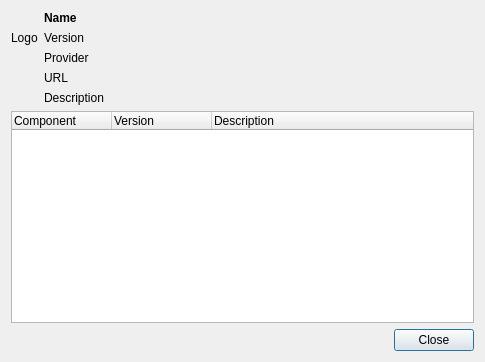
<?xml version="1.0" encoding="UTF-8"?>
<ui version="4.0">
 <class>AboutDialog</class>
 <widget class="QDialog" name="AboutDialog">
  <property name="geometry">
   <rect>
    <x>0</x>
    <y>0</y>
    <width>485</width>
    <height>362</height>
   </rect>
  </property>
  <property name="windowTitle">
   <string>About</string>
  </property>
  <layout class="QVBoxLayout" name="verticalLayout_3">
   <item>
    <layout class="QHBoxLayout" name="horizontalLayout_2">
     <item>
      <layout class="QVBoxLayout" name="verticalLayout_2">
       <item>
        <widget class="QLabel" name="labelLogo">
         <property name="sizePolicy">
          <sizepolicy hsizetype="Preferred" vsizetype="Preferred">
           <horstretch>0</horstretch>
           <verstretch>0</verstretch>
          </sizepolicy>
         </property>
         <property name="text">
          <string>Logo</string>
         </property>
         <property name="margin">
          <number>5</number>
         </property>
        </widget>
       </item>
       <item>
        <spacer name="verticalSpacer">
         <property name="orientation">
          <enum>Qt::Vertical</enum>
         </property>
         <property name="sizeType">
          <enum>QSizePolicy::Ignored</enum>
         </property>
         <property name="sizeHint" stdset="0">
          <size>
           <width>20</width>
           <height>40</height>
          </size>
         </property>
        </spacer>
       </item>
      </layout>
     </item>
     <item>
      <layout class="QVBoxLayout" name="verticalLayout">
       <item>
        <widget class="QLabel" name="labelName">
         <property name="sizePolicy">
          <sizepolicy hsizetype="Expanding" vsizetype="Preferred">
           <horstretch>0</horstretch>
           <verstretch>0</verstretch>
          </sizepolicy>
         </property>
         <property name="font">
          <font>
           <weight>75</weight>
           <bold>true</bold>
          </font>
         </property>
         <property name="text">
          <string>Name</string>
         </property>
         <property name="textFormat">
          <enum>Qt::RichText</enum>
         </property>
        </widget>
       </item>
       <item>
        <widget class="QLabel" name="labelVersion">
         <property name="sizePolicy">
          <sizepolicy hsizetype="Expanding" vsizetype="Preferred">
           <horstretch>0</horstretch>
           <verstretch>0</verstretch>
          </sizepolicy>
         </property>
         <property name="text">
          <string>Version</string>
         </property>
         <property name="textFormat">
          <enum>Qt::RichText</enum>
         </property>
        </widget>
       </item>
       <item>
        <widget class="QLabel" name="labelProvider">
         <property name="sizePolicy">
          <sizepolicy hsizetype="Expanding" vsizetype="Preferred">
           <horstretch>0</horstretch>
           <verstretch>0</verstretch>
          </sizepolicy>
         </property>
         <property name="text">
          <string>Provider</string>
         </property>
         <property name="textFormat">
          <enum>Qt::RichText</enum>
         </property>
        </widget>
       </item>
       <item>
        <widget class="QLabel" name="labelURL">
         <property name="sizePolicy">
          <sizepolicy hsizetype="Expanding" vsizetype="Preferred">
           <horstretch>0</horstretch>
           <verstretch>0</verstretch>
          </sizepolicy>
         </property>
         <property name="text">
          <string>URL</string>
         </property>
         <property name="textFormat">
          <enum>Qt::RichText</enum>
         </property>
         <property name="openExternalLinks">
          <bool>true</bool>
         </property>
        </widget>
       </item>
       <item>
        <widget class="QLabel" name="labelDescription">
         <property name="sizePolicy">
          <sizepolicy hsizetype="Expanding" vsizetype="Preferred">
           <horstretch>0</horstretch>
           <verstretch>0</verstretch>
          </sizepolicy>
         </property>
         <property name="text">
          <string>Description</string>
         </property>
         <property name="textFormat">
          <enum>Qt::RichText</enum>
         </property>
         <property name="wordWrap">
          <bool>true</bool>
         </property>
         <property name="openExternalLinks">
          <bool>true</bool>
         </property>
        </widget>
       </item>
      </layout>
     </item>
    </layout>
   </item>
   <item>
    <widget class="QTreeWidget" name="treeComponentsInfo">
     <property name="sizePolicy">
      <sizepolicy hsizetype="Expanding" vsizetype="MinimumExpanding">
       <horstretch>0</horstretch>
       <verstretch>0</verstretch>
      </sizepolicy>
     </property>
     <property name="editTriggers">
      <set>QAbstractItemView::NoEditTriggers</set>
     </property>
     <property name="showDropIndicator" stdset="0">
      <bool>false</bool>
     </property>
     <property name="selectionMode">
      <enum>QAbstractItemView::NoSelection</enum>
     </property>
     <property name="rootIsDecorated">
      <bool>false</bool>
     </property>
     <property name="uniformRowHeights">
      <bool>true</bool>
     </property>
     <property name="itemsExpandable">
      <bool>false</bool>
     </property>
     <property name="allColumnsShowFocus">
      <bool>true</bool>
     </property>
     <property name="expandsOnDoubleClick">
      <bool>false</bool>
     </property>
     <column>
      <property name="text">
       <string>Component</string>
      </property>
     </column>
     <column>
      <property name="text">
       <string>Version</string>
      </property>
     </column>
     <column>
      <property name="text">
       <string>Description</string>
      </property>
     </column>
    </widget>
   </item>
   <item>
    <layout class="QHBoxLayout" name="horizontalLayout">
     <item>
      <spacer name="horizontalSpacer">
       <property name="orientation">
        <enum>Qt::Horizontal</enum>
       </property>
       <property name="sizeHint" stdset="0">
        <size>
         <width>278</width>
         <height>20</height>
        </size>
       </property>
      </spacer>
     </item>
     <item>
      <widget class="QPushButton" name="buttonClose">
       <property name="text">
        <string>Close</string>
       </property>
       <property name="default">
        <bool>true</bool>
       </property>
      </widget>
     </item>
    </layout>
   </item>
  </layout>
 </widget>
 <resources/>
 <connections>
  <connection>
   <sender>buttonClose</sender>
   <signal>clicked()</signal>
   <receiver>AboutDialog</receiver>
   <slot>accept()</slot>
   <hints>
    <hint type="sourcelabel">
     <x>440</x>
     <y>339</y>
    </hint>
    <hint type="destinationlabel">
     <x>381</x>
     <y>345</y>
    </hint>
   </hints>
  </connection>
 </connections>
</ui>
